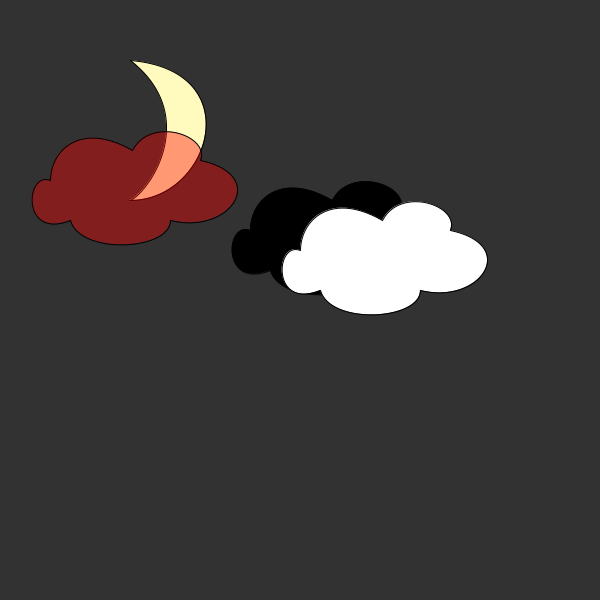
Frame 1 (no input)
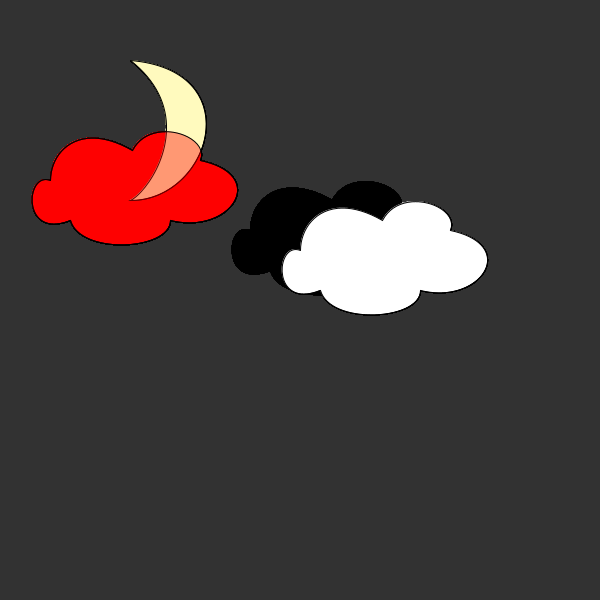
Frame 60 (the mouse pressed at the canvas centre just before this capture)
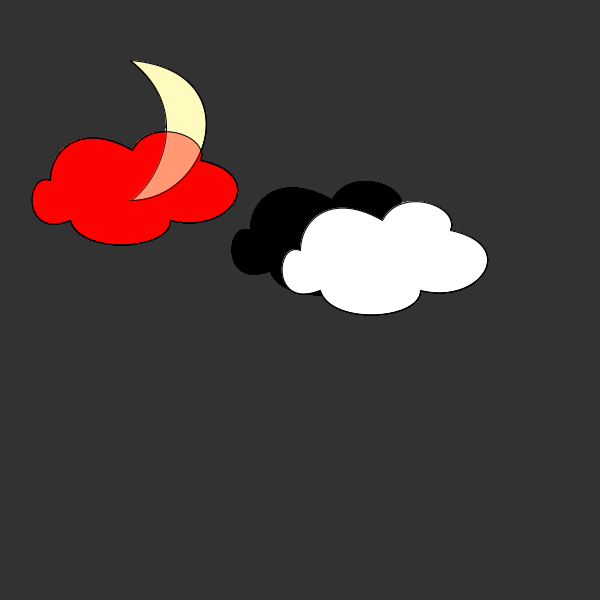
Frame 120 (the mouse held since frame 60 and released just before this capture)

The Processing sketch that drew these frames (run headless with seeded random() and noise(); from frame 60 on, the mouse is pressed at the canvas centre):

// Processing sketch: Class17_Nathan
// ── Class17_Nathan.pde
/* 
 Author: Nathan
 Source: https://wp.nyu.edu/shanghai-ima-documentation/foundations/interaction-lab/zw1806/cross-wire-zhenming-wang-professor-young/
 Date: March 31, 2019
 
 Modified by Young / young.chung@nyu.edu
 Date: April 11, 2019
 
 */

void setup() {
  size(600, 600);
  background(50);
  smooth();
}

void draw() {
  // cloud
  drawMoon();
  drawCloud(0, 0, color(255, 0, 0, 100));
  drawCloud(200, 50, 0);
  drawCloud(250, 70, 255);
}

void drawCloud(int x, int y, color c) {
  pushMatrix();
  translate(x, y);
  fill(c);
  beginShape();
  vertex(50, 180);
  bezierVertex(50, 150, 80, 120, 132, 150);
  bezierVertex(150, 115, 210, 135, 200, 160);
  bezierVertex(270, 175, 230, 235, 170, 220);
  bezierVertex(170, 250, 80, 255, 70, 220);
  bezierVertex(20, 240, 25, 170, 50, 180);
  endShape();
  popMatrix();
}



void drawMoon() {
  fill(255, 250, 190);
  beginShape();
  vertex(130, 60);
  bezierVertex(250, 70, 210, 200, 130, 200);
  bezierVertex(150, 190, 200, 115, 130, 60);
  endShape();
}
